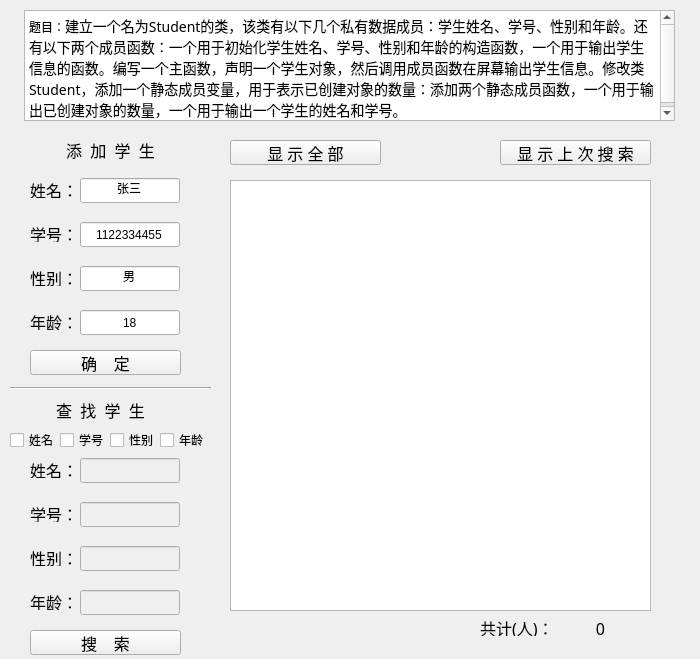
<?xml version="1.0" encoding="UTF-8"?>
<ui version="4.0">
 <class>G3_31</class>
 <widget class="QWidget" name="G3_31">
  <property name="geometry">
   <rect>
    <x>0</x>
    <y>0</y>
    <width>700</width>
    <height>659</height>
   </rect>
  </property>
  <property name="windowTitle">
   <string>G3_31</string>
  </property>
  <widget class="QTextBrowser" name="textBrowser">
   <property name="geometry">
    <rect>
     <x>24</x>
     <y>10</y>
     <width>651</width>
     <height>111</height>
    </rect>
   </property>
   <property name="font">
    <font>
     <family>幼圆</family>
     <pointsize>20</pointsize>
    </font>
   </property>
   <property name="html">
    <string>&lt;!DOCTYPE HTML PUBLIC &quot;-//W3C//DTD HTML 4.0//EN&quot; &quot;http://www.w3.org/TR/REC-html40/strict.dtd&quot;&gt;
&lt;html&gt;&lt;head&gt;&lt;meta name=&quot;qrichtext&quot; content=&quot;1&quot; /&gt;&lt;meta charset=&quot;utf-8&quot; /&gt;&lt;style type=&quot;text/css&quot;&gt;
p, li { white-space: pre-wrap; }
&lt;/style&gt;&lt;/head&gt;&lt;body style=&quot; font-family:'幼圆'; font-size:20pt; font-weight:400; font-style:normal;&quot;&gt;
&lt;p style=&quot; margin-top:0px; margin-bottom:0px; margin-left:0px; margin-right:0px; -qt-block-indent:0; text-indent:0px;&quot;&gt;&lt;span style=&quot; font-family:'Microsoft YaHei UI'; font-size:9pt;&quot;&gt;题目：&lt;/span&gt;&lt;span style=&quot; font-family:'宋体'; font-size:10.5pt;&quot;&gt;建立一个名为&lt;/span&gt;&lt;span style=&quot; font-family:'Calibri','sans-serif'; font-size:10.5pt;&quot;&gt;Student&lt;/span&gt;&lt;span style=&quot; font-family:'宋体'; font-size:10.5pt;&quot;&gt;的类，该类有以下几个私有数据成员：学生姓名、学号、性别和年龄。还有以下两个成员函数：一个用于初始化学生姓名、学号、性别和年龄的构造函数，一个用于输出学生信息的函数。编写一个主函数，声明一个学生对象，然后调用成员函数在屏幕输出学生信息。修改类&lt;/span&gt;&lt;span style=&quot; font-family:'Calibri','sans-serif'; font-size:10.5pt;&quot;&gt;Student&lt;/span&gt;&lt;span style=&quot; font-family:'宋体'; font-size:10.5pt;&quot;&gt;，添加一个静态成员变量，用于表示已创建对象的数量：添加两个静态成员函数，一个用于输出已创建对象的数量，一个用于输出一个学生的姓名和学号。&lt;/span&gt;&lt;/p&gt;&lt;/body&gt;&lt;/html&gt;</string>
   </property>
  </widget>
  <widget class="QLabel" name="label_2">
   <property name="geometry">
    <rect>
     <x>30</x>
     <y>226</y>
     <width>41</width>
     <height>16</height>
    </rect>
   </property>
   <property name="font">
    <font>
     <family>幼圆</family>
     <pointsize>12</pointsize>
    </font>
   </property>
   <property name="text">
    <string>学号：</string>
   </property>
  </widget>
  <widget class="QLabel" name="label">
   <property name="geometry">
    <rect>
     <x>30</x>
     <y>182</y>
     <width>51</width>
     <height>16</height>
    </rect>
   </property>
   <property name="font">
    <font>
     <family>幼圆</family>
     <pointsize>12</pointsize>
    </font>
   </property>
   <property name="text">
    <string>姓名：</string>
   </property>
  </widget>
  <widget class="QLineEdit" name="id_1">
   <property name="geometry">
    <rect>
     <x>80</x>
     <y>222</y>
     <width>100</width>
     <height>25</height>
    </rect>
   </property>
   <property name="text">
    <string>1122334455</string>
   </property>
   <property name="alignment">
    <set>Qt::AlignCenter</set>
   </property>
  </widget>
  <widget class="QLabel" name="label_3">
   <property name="geometry">
    <rect>
     <x>30</x>
     <y>270</y>
     <width>41</width>
     <height>16</height>
    </rect>
   </property>
   <property name="font">
    <font>
     <family>幼圆</family>
     <pointsize>12</pointsize>
    </font>
   </property>
   <property name="text">
    <string>性别：</string>
   </property>
  </widget>
  <widget class="QLineEdit" name="name_1">
   <property name="geometry">
    <rect>
     <x>80</x>
     <y>178</y>
     <width>100</width>
     <height>25</height>
    </rect>
   </property>
   <property name="text">
    <string>张三</string>
   </property>
   <property name="alignment">
    <set>Qt::AlignCenter</set>
   </property>
  </widget>
  <widget class="QLineEdit" name="gender_1">
   <property name="geometry">
    <rect>
     <x>80</x>
     <y>266</y>
     <width>100</width>
     <height>25</height>
    </rect>
   </property>
   <property name="text">
    <string>男</string>
   </property>
   <property name="alignment">
    <set>Qt::AlignCenter</set>
   </property>
  </widget>
  <widget class="QLabel" name="label_4">
   <property name="geometry">
    <rect>
     <x>30</x>
     <y>314</y>
     <width>41</width>
     <height>16</height>
    </rect>
   </property>
   <property name="font">
    <font>
     <family>幼圆</family>
     <pointsize>12</pointsize>
    </font>
   </property>
   <property name="text">
    <string>年龄：</string>
   </property>
  </widget>
  <widget class="QLineEdit" name="age_1">
   <property name="geometry">
    <rect>
     <x>80</x>
     <y>310</y>
     <width>100</width>
     <height>25</height>
    </rect>
   </property>
   <property name="text">
    <string>18</string>
   </property>
   <property name="alignment">
    <set>Qt::AlignCenter</set>
   </property>
  </widget>
  <widget class="QPushButton" name="tian_jia">
   <property name="geometry">
    <rect>
     <x>30</x>
     <y>350</y>
     <width>151</width>
     <height>25</height>
    </rect>
   </property>
   <property name="font">
    <font>
     <family>幼圆</family>
     <pointsize>12</pointsize>
    </font>
   </property>
   <property name="text">
    <string>确    定</string>
   </property>
  </widget>
  <widget class="QLabel" name="label_5">
   <property name="geometry">
    <rect>
     <x>30</x>
     <y>140</y>
     <width>161</width>
     <height>20</height>
    </rect>
   </property>
   <property name="font">
    <font>
     <family>幼圆</family>
     <pointsize>12</pointsize>
    </font>
   </property>
   <property name="text">
    <string>添  加  学  生</string>
   </property>
   <property name="alignment">
    <set>Qt::AlignCenter</set>
   </property>
  </widget>
  <widget class="QLabel" name="label_6">
   <property name="geometry">
    <rect>
     <x>480</x>
     <y>620</y>
     <width>81</width>
     <height>16</height>
    </rect>
   </property>
   <property name="font">
    <font>
     <family>幼圆</family>
     <pointsize>12</pointsize>
    </font>
   </property>
   <property name="text">
    <string>共计(人)：</string>
   </property>
  </widget>
  <widget class="QLabel" name="all_student">
   <property name="geometry">
    <rect>
     <x>560</x>
     <y>620</y>
     <width>81</width>
     <height>16</height>
    </rect>
   </property>
   <property name="font">
    <font>
     <family>幼圆</family>
     <pointsize>12</pointsize>
    </font>
   </property>
   <property name="text">
    <string>0</string>
   </property>
   <property name="alignment">
    <set>Qt::AlignCenter</set>
   </property>
  </widget>
  <widget class="Line" name="line">
   <property name="geometry">
    <rect>
     <x>10</x>
     <y>380</y>
     <width>201</width>
     <height>16</height>
    </rect>
   </property>
   <property name="orientation">
    <enum>Qt::Horizontal</enum>
   </property>
  </widget>
  <widget class="QLabel" name="label_8">
   <property name="geometry">
    <rect>
     <x>20</x>
     <y>400</y>
     <width>161</width>
     <height>20</height>
    </rect>
   </property>
   <property name="font">
    <font>
     <family>幼圆</family>
     <pointsize>12</pointsize>
    </font>
   </property>
   <property name="text">
    <string>查  找  学  生</string>
   </property>
   <property name="alignment">
    <set>Qt::AlignCenter</set>
   </property>
  </widget>
  <widget class="QPushButton" name="sou_suo">
   <property name="geometry">
    <rect>
     <x>30</x>
     <y>630</y>
     <width>151</width>
     <height>25</height>
    </rect>
   </property>
   <property name="font">
    <font>
     <family>幼圆</family>
     <pointsize>12</pointsize>
    </font>
   </property>
   <property name="text">
    <string>搜    索</string>
   </property>
  </widget>
  <widget class="QLabel" name="ti_shi">
   <property name="geometry">
    <rect>
     <x>230</x>
     <y>620</y>
     <width>161</width>
     <height>20</height>
    </rect>
   </property>
   <property name="font">
    <font>
     <family>幼圆</family>
     <pointsize>12</pointsize>
    </font>
   </property>
   <property name="text">
    <string/>
   </property>
   <property name="alignment">
    <set>Qt::AlignLeading|Qt::AlignLeft|Qt::AlignVCenter</set>
   </property>
  </widget>
  <widget class="QListView" name="student_new">
   <property name="geometry">
    <rect>
     <x>230</x>
     <y>180</y>
     <width>421</width>
     <height>431</height>
    </rect>
   </property>
  </widget>
  <widget class="QCheckBox" name="xx_name">
   <property name="geometry">
    <rect>
     <x>10</x>
     <y>430</y>
     <width>51</width>
     <height>20</height>
    </rect>
   </property>
   <property name="text">
    <string>姓名</string>
   </property>
  </widget>
  <widget class="QCheckBox" name="xx_id">
   <property name="geometry">
    <rect>
     <x>60</x>
     <y>430</y>
     <width>51</width>
     <height>20</height>
    </rect>
   </property>
   <property name="text">
    <string>学号</string>
   </property>
  </widget>
  <widget class="QCheckBox" name="xx_gender">
   <property name="geometry">
    <rect>
     <x>110</x>
     <y>430</y>
     <width>51</width>
     <height>20</height>
    </rect>
   </property>
   <property name="text">
    <string>性别</string>
   </property>
  </widget>
  <widget class="QCheckBox" name="xx_age">
   <property name="geometry">
    <rect>
     <x>160</x>
     <y>430</y>
     <width>51</width>
     <height>20</height>
    </rect>
   </property>
   <property name="text">
    <string>年龄</string>
   </property>
  </widget>
  <widget class="QLineEdit" name="age_2">
   <property name="enabled">
    <bool>false</bool>
   </property>
   <property name="geometry">
    <rect>
     <x>80</x>
     <y>590</y>
     <width>100</width>
     <height>25</height>
    </rect>
   </property>
   <property name="text">
    <string/>
   </property>
   <property name="alignment">
    <set>Qt::AlignCenter</set>
   </property>
  </widget>
  <widget class="QLineEdit" name="id_2">
   <property name="enabled">
    <bool>false</bool>
   </property>
   <property name="geometry">
    <rect>
     <x>80</x>
     <y>502</y>
     <width>100</width>
     <height>25</height>
    </rect>
   </property>
   <property name="text">
    <string/>
   </property>
   <property name="alignment">
    <set>Qt::AlignCenter</set>
   </property>
  </widget>
  <widget class="QLineEdit" name="name_2">
   <property name="enabled">
    <bool>false</bool>
   </property>
   <property name="geometry">
    <rect>
     <x>80</x>
     <y>458</y>
     <width>100</width>
     <height>25</height>
    </rect>
   </property>
   <property name="text">
    <string/>
   </property>
   <property name="alignment">
    <set>Qt::AlignCenter</set>
   </property>
  </widget>
  <widget class="QLabel" name="label_7">
   <property name="geometry">
    <rect>
     <x>30</x>
     <y>462</y>
     <width>51</width>
     <height>16</height>
    </rect>
   </property>
   <property name="font">
    <font>
     <family>幼圆</family>
     <pointsize>12</pointsize>
    </font>
   </property>
   <property name="text">
    <string>姓名：</string>
   </property>
  </widget>
  <widget class="QLabel" name="label_11">
   <property name="geometry">
    <rect>
     <x>30</x>
     <y>506</y>
     <width>41</width>
     <height>16</height>
    </rect>
   </property>
   <property name="font">
    <font>
     <family>幼圆</family>
     <pointsize>12</pointsize>
    </font>
   </property>
   <property name="text">
    <string>学号：</string>
   </property>
  </widget>
  <widget class="QLabel" name="label_12">
   <property name="geometry">
    <rect>
     <x>30</x>
     <y>550</y>
     <width>41</width>
     <height>16</height>
    </rect>
   </property>
   <property name="font">
    <font>
     <family>幼圆</family>
     <pointsize>12</pointsize>
    </font>
   </property>
   <property name="text">
    <string>性别：</string>
   </property>
  </widget>
  <widget class="QLabel" name="label_13">
   <property name="geometry">
    <rect>
     <x>30</x>
     <y>594</y>
     <width>41</width>
     <height>16</height>
    </rect>
   </property>
   <property name="font">
    <font>
     <family>幼圆</family>
     <pointsize>12</pointsize>
    </font>
   </property>
   <property name="text">
    <string>年龄：</string>
   </property>
  </widget>
  <widget class="QLineEdit" name="gender_2">
   <property name="enabled">
    <bool>false</bool>
   </property>
   <property name="geometry">
    <rect>
     <x>80</x>
     <y>546</y>
     <width>100</width>
     <height>25</height>
    </rect>
   </property>
   <property name="text">
    <string/>
   </property>
   <property name="alignment">
    <set>Qt::AlignCenter</set>
   </property>
  </widget>
  <widget class="QPushButton" name="all_all">
   <property name="geometry">
    <rect>
     <x>230</x>
     <y>140</y>
     <width>151</width>
     <height>25</height>
    </rect>
   </property>
   <property name="font">
    <font>
     <family>幼圆</family>
     <pointsize>12</pointsize>
    </font>
   </property>
   <property name="text">
    <string>显 示 全 部</string>
   </property>
  </widget>
  <widget class="QPushButton" name="sou_sou">
   <property name="geometry">
    <rect>
     <x>500</x>
     <y>140</y>
     <width>151</width>
     <height>25</height>
    </rect>
   </property>
   <property name="font">
    <font>
     <family>幼圆</family>
     <pointsize>12</pointsize>
    </font>
   </property>
   <property name="text">
    <string>显 示 上 次 搜 索</string>
   </property>
  </widget>
 </widget>
 <layoutdefault spacing="6" margin="11"/>
 <resources/>
 <connections>
  <connection>
   <sender>tian_jia</sender>
   <signal>clicked()</signal>
   <receiver>G3_31</receiver>
   <slot>add_student()</slot>
   <hints>
    <hint type="sourcelabel">
     <x>170</x>
     <y>367</y>
    </hint>
    <hint type="destinationlabel">
     <x>206</x>
     <y>360</y>
    </hint>
   </hints>
  </connection>
  <connection>
   <sender>sou_suo</sender>
   <signal>clicked()</signal>
   <receiver>G3_31</receiver>
   <slot>search_student()</slot>
   <hints>
    <hint type="sourcelabel">
     <x>166</x>
     <y>518</y>
    </hint>
    <hint type="destinationlabel">
     <x>215</x>
     <y>519</y>
    </hint>
   </hints>
  </connection>
  <connection>
   <sender>xx_name</sender>
   <signal>clicked()</signal>
   <receiver>G3_31</receiver>
   <slot>xx_1()</slot>
   <hints>
    <hint type="sourcelabel">
     <x>18</x>
     <y>437</y>
    </hint>
    <hint type="destinationlabel">
     <x>13</x>
     <y>415</y>
    </hint>
   </hints>
  </connection>
  <connection>
   <sender>xx_id</sender>
   <signal>clicked()</signal>
   <receiver>G3_31</receiver>
   <slot>xx_2()</slot>
   <hints>
    <hint type="sourcelabel">
     <x>86</x>
     <y>439</y>
    </hint>
    <hint type="destinationlabel">
     <x>80</x>
     <y>423</y>
    </hint>
   </hints>
  </connection>
  <connection>
   <sender>xx_gender</sender>
   <signal>clicked()</signal>
   <receiver>G3_31</receiver>
   <slot>xx_3()</slot>
   <hints>
    <hint type="sourcelabel">
     <x>133</x>
     <y>437</y>
    </hint>
    <hint type="destinationlabel">
     <x>138</x>
     <y>422</y>
    </hint>
   </hints>
  </connection>
  <connection>
   <sender>xx_age</sender>
   <signal>clicked()</signal>
   <receiver>G3_31</receiver>
   <slot>xx_4()</slot>
   <hints>
    <hint type="sourcelabel">
     <x>193</x>
     <y>436</y>
    </hint>
    <hint type="destinationlabel">
     <x>219</x>
     <y>423</y>
    </hint>
   </hints>
  </connection>
  <connection>
   <sender>all_all</sender>
   <signal>clicked()</signal>
   <receiver>G3_31</receiver>
   <slot>all_all2()</slot>
   <hints>
    <hint type="sourcelabel">
     <x>368</x>
     <y>151</y>
    </hint>
    <hint type="destinationlabel">
     <x>414</x>
     <y>153</y>
    </hint>
   </hints>
  </connection>
  <connection>
   <sender>sou_sou</sender>
   <signal>clicked()</signal>
   <receiver>G3_31</receiver>
   <slot>sou_sou2()</slot>
   <hints>
    <hint type="sourcelabel">
     <x>621</x>
     <y>153</y>
    </hint>
    <hint type="destinationlabel">
     <x>671</x>
     <y>156</y>
    </hint>
   </hints>
  </connection>
 </connections>
 <slots>
  <slot>add_student()</slot>
  <slot>search_student()</slot>
  <slot>xx_1()</slot>
  <slot>xx_2()</slot>
  <slot>xx_3()</slot>
  <slot>xx_4()</slot>
  <slot>all_all2()</slot>
  <slot>sou_sou2()</slot>
 </slots>
</ui>
